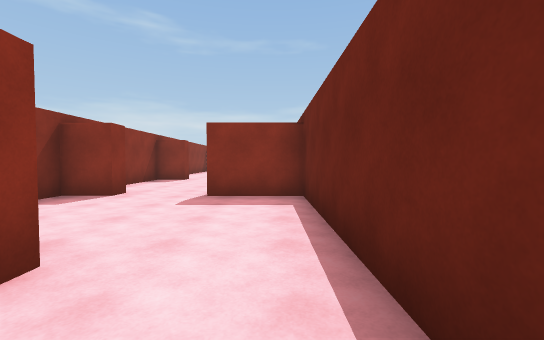
view 1 (above)

14 first-person views from a walk through a scene from a Unity 3-D project. The camera is 1.4 m above the floor, tilts 2° down and sees 90° across. The floor is counted in squares, 2 m on a side. Each view is taken from the middle of a square. On the plan, view 1 faces up. The plan holds only what a view shows up to about 9 squares ahead; the rest is blank. The place goes on beyond the plan. The player is left out. Some animated figures are left out.

view 2
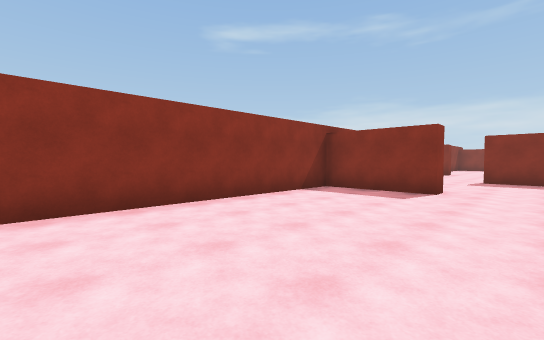

view 3
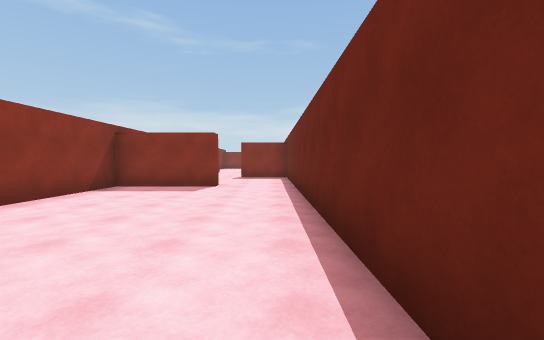

view 4
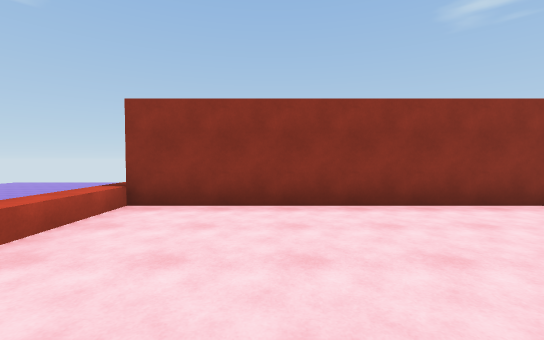

view 5
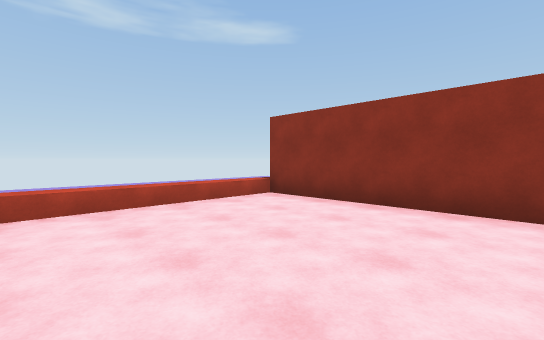

view 6
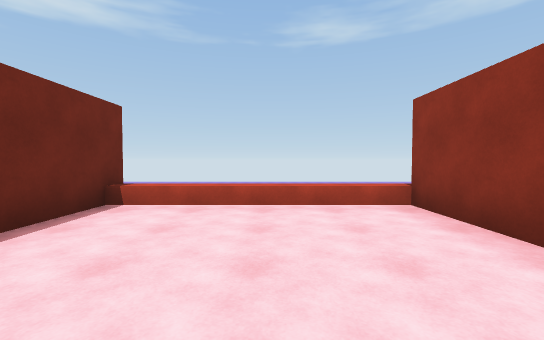

view 7
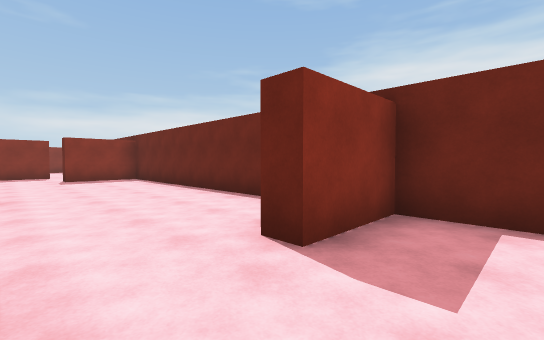

view 8
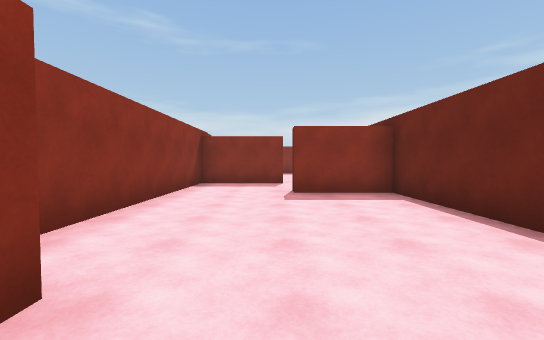

view 9
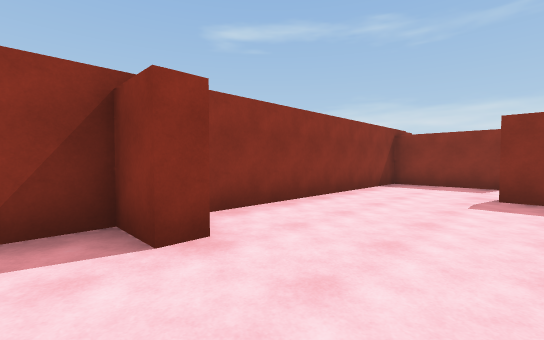

view 10
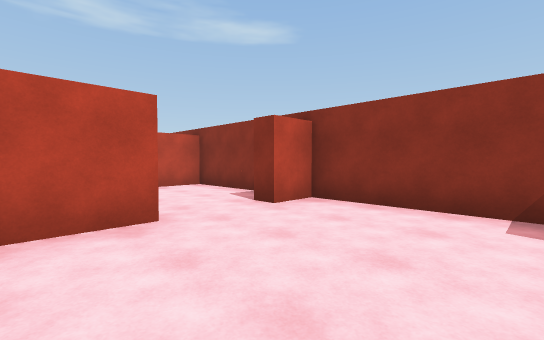

view 11
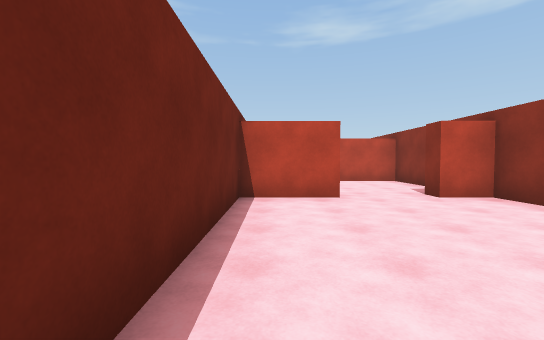

view 12
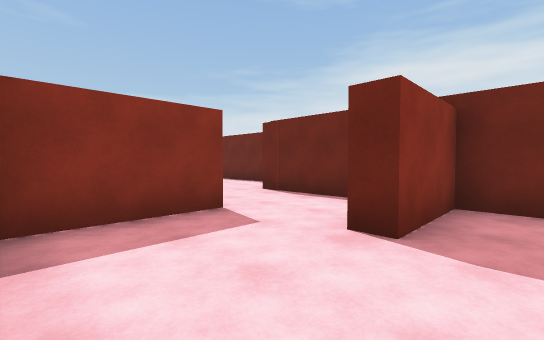

view 13
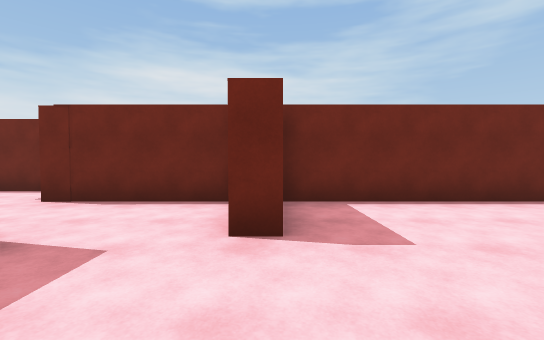

view 14
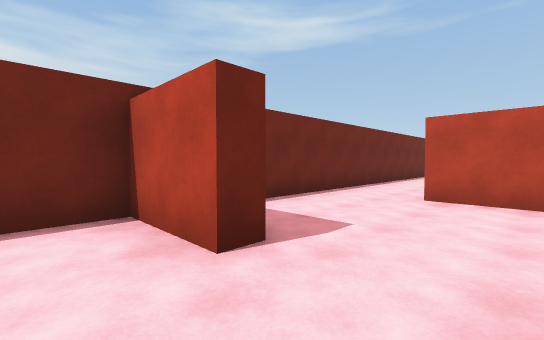

### Floor plan
Key: @ floor where view 1 was taken; # wall or solid block; x gap in a wall; . floor; ^ raised ledge; B red block.
Columns run from 5 left of view 1 to 1 right of it. Each row starts with its distance up from view 1.
 19     ..#
 18 ####..#
 17 #.....#
 16 #.....#
 15 #...###
 14 #.....#
 13 #.....#
 12 #.....#
 11 #.....#
 10  B....#
  9 #.....#
  8 #.....#
  7 #.....#
  6  B..###
  5 #.....#
  4 #.....#
  3 #.....#
  2  ###..#
  1 #.....#
  0 #....@#
 -1 #.....#
 -2 #.....#
 -3 #.....#
 -4 #.....#
 -5 #.....#
 -6 x.....#
 -7 ^^^^^^^

Positions as (right, up) in squares from view 1, and headings:
1: (0, 0), facing up
2: (0, -5), facing up-left
3: (0, -6), facing up
4: (0, -4), facing left
5: (0, -2), facing down-left
6: (-2, -2), facing down
7: (-3, 4), facing up-right
8: (-2, 9), facing up
9: (-1, 9), facing up-left
10: (0, 9), facing down-left
11: (0, 11), facing down
12: (-4, 14), facing up-right
13: (-4, 15), facing right
14: (-3, 7), facing down-right
